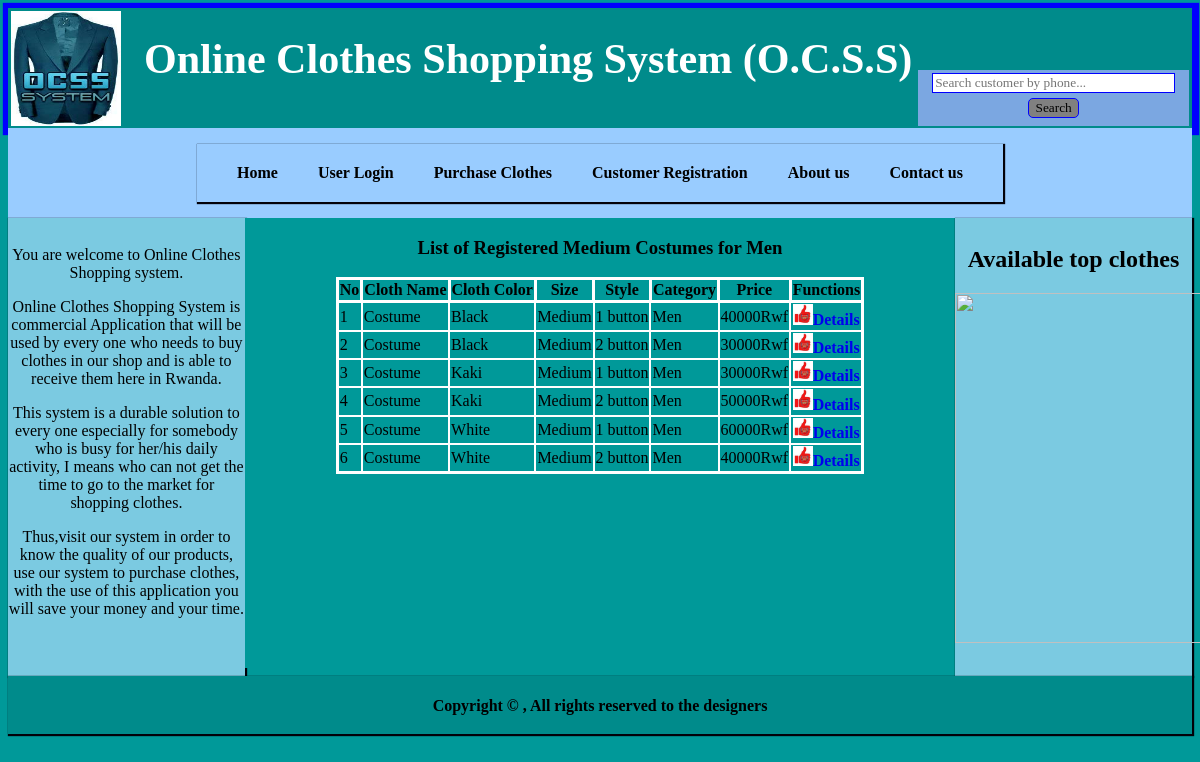
Page /men_costumes_medium.php on the committed database.
### tables this page shows
CREATE TABLE IF NOT EXISTS `cloth_in` (
  `id` int(11) NOT NULL AUTO_INCREMENT,
  `stock_code` varchar(10) NOT NULL,
  `name` varchar(20) NOT NULL,
  `color` varchar(20) DEFAULT NULL,
  `size` varchar(20) NOT NULL,
  `style` varchar(20) NOT NULL,
  `category` varchar(20) NOT NULL,
  `picture` varchar(20) NOT NULL,
  `quantity` int(11) NOT NULL,
  `price` int(11) NOT NULL,
  `total` int(11) NOT NULL,
  `post_price` int(11) NOT NULL,
  PRIMARY KEY (`id`),
  UNIQUE KEY `stock_code` (`stock_code`)
);

CREATE TABLE IF NOT EXISTS `type` (
  `id` int(11) NOT NULL AUTO_INCREMENT,
  `type_name` varchar(30) DEFAULT NULL,
  PRIMARY KEY (`id`)
);

CREATE TABLE IF NOT EXISTS `size` (
  `id` int(11) NOT NULL AUTO_INCREMENT,
  `size_name` varchar(20) NOT NULL,
  PRIMARY KEY (`id`)
);

### clothes_class.php (called while the page is built, shortened)
<?php
class Clothes {
    private $id;
    private $name;
    private $color;
    private $size;
    private $style;
    private $category;
    private $post_price;
    public function setId($id) {
        $this->id = $id;
    }
    public function getId() {
        return $this->id;
    }
    public function setName($name) {
        $this->name = $name;
    }
    public function getName() {
        return $this->name;
    }
    public function setColor($color) {
        $this->color = $color;
    }
    public function getColor() {
        return $this->color;
    }
    public function setSize($size) {
        $this->size = $size;
    }
    public function getSize() {
        return $this->size;
    }
    public function setStyle($style) {
        $this->style = $style;
    }
    public function getStyle() {
        return $this->style;
    }
    public function setCategory($category) {
        $this->category = $category;
    }
    public function getCategory() {
        return $this->category;
    }
    public function setPost_price($post_price) {
        $this->post_price = $post_price;
    }
    public function getPost_price() {
        return $this->post_price;
    }
    public function menCostumesMediumView() {
        $query = sprintf("SELECT co.id, s.stock_code,t.type_name,co.color,z.size_name,co.style,co.category, co.picture, co.quantity,co.post_price,co.total FROM cloth_in co, size z, type t, stock s WHERE co.category='Men' and name='Costume' and size='Medium' and co.size=z.size_name and co.name=t.type_name and co.stock_code=s.stock_code");
        $result = mysql_query($query);
        $index = 0;
        while ($row = mysql_fetch_array($result)) {
            $clothe[$index] = new Clothes();
            $clothe[$index] -> setId($row['id']);
            $clothe[$index] ->setStock_code($row['stock_code']);
            $clothe[$index] ->setName($row['type_name']);
            $clothe[$index] ->setColor($row['color']);
            $clothe[$index] ->setSize($row['size_name']);
            $clothe[$index] ->setStyle($row['style']);
            $clothe[$index] ->setCategory($row['category']);
            $clothe[$index] ->setPicture($row['picture']);
            $clothe[$index] -> setQuantity($row['quantity']);
            $clothe[$index] -> setPost_price($row['post_price']);
            $clothe[$index] -> setTotal($row['total']);
            $index ++;
        }
        return $clothe;
    }
}
?>

### men_costumes_medium.php (the view, shortened to what this page needs)
<html>
<head>
<link rel="stylesheet" type="text/css" href="style.css">
</head>
<body>
    <?php
    include "header.php";
    include "menus.php";
    include "left.php";
    ?>
<div id="body">
            <h3 style = 'float: center; font-family: georgia'>List of Registered Medium Costumes for Men</h3>
            <?php
          include 'clothes_class.php';
          $clothe = new Clothes();
          $clothe = $clothe ->menCostumesMediumView();
            ?>
            <table border ="1" align ="center" style="border-collapse: collapse;border: 3px solid white">
                <tr>
                    <th style="border: 3px solid white">No</th>
                    <th style="border: 3px solid white">Cloth Name</th>
                    <th style="border: 3px solid white">Cloth Color</th>
                    <th style="border: 3px solid white">Size</th>
                    <th style="border: 3px solid white">Style</th>
                    <th style="border: 3px solid white">Category</th>
                    <th style="border: 3px solid white">Price</th>
                    <th style="border: 3px solid white">Functions</th>
                </tr>
                <?php
                $count=1;
                foreach ($clothe as $clothe) {
                ?>
                <tr>
                    <td style="border: 2px solid white"><?php echo $count; ?></td>
                    <td style="border: 2px solid white"><?php echo $clothe ->getName(); ?></td>
                    <td style="border: 2px solid white"><?php echo $clothe ->getColor(); ?></td>
                    <td style="border: 2px solid white"><?php echo $clothe ->getSize(); ?></td>
                    <td style="border: 2px solid white"><?php echo $clothe ->getStyle(); ?></td>
                    <td style="border: 2px solid white"><?php echo $clothe ->getCategory(); ?></td>
                    <td style="border: 2px solid white"><?php echo $clothe ->getPost_price(); ?>Rwf</td>
                    <td style="border: 2px solid white;text-align: center">
                       <a href ="cloth_view.php?id=<?php echo $clothe ->getId(); ?>"><img src="gunners.jpg" width="20">Details</a>
                    </td>
                </tr>
                <?php
                $count ++;
                }
                ?>
            </table>
</div>
<?php
include "right.php";
include "footer.php";
?>
</body>
</html>

### style.css (style rules this page uses)
body { background-color: #009999; }
#body { background-color: #009999; width: 60%; height: 450px; text-align: center; float: left; overflow: auto; }
th,td { font-family: georgia; }
a { font-family: georgia; text-decoration: none; font-weight: bold; }

### rows in the picture
cloth_in: type.type_name "Costume", color "Black", size.size_name "Medium", style "1 button", category "Men", post_price "40000"
cloth_in: type.type_name "Costume", color "Black", size.size_name "Medium", style "2 button", category "Men", post_price "30000"
cloth_in: type.type_name "Costume", color "Kaki", size.size_name "Medium", style "1 button", category "Men", post_price "30000"
cloth_in: type.type_name "Costume", color "Kaki", size.size_name "Medium", style "2 button", category "Men", post_price "50000"
cloth_in: type.type_name "Costume", color "White", size.size_name "Medium", style "1 button", category "Men", post_price "60000"
cloth_in: type.type_name "Costume", color "White", size.size_name "Medium", style "2 button", category "Men", post_price "40000"
